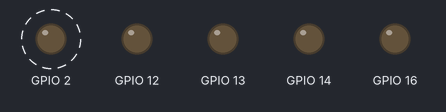
A sketch run on a simulated ESP8266 (NodeMCU). Shown: output pins drawn as LEDs (lit = HIGH). Dashed ring = blinking. WiFi joins after 1.5 s; servers stay silent unless stated.

Above: at 2.4 s.
Timing chart, 0 to 5.8 s (numbered marks = the images above):
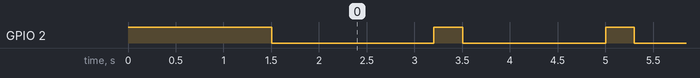

Measured:
- by itself, GPIO 2: alternates HIGH for 0.30 s and LOW for 1.5 s

The sketch:

test-01_motors.ino
```cpp
#include <ESP8266WiFi.h>
#include <ESP8266WiFiMulti.h>

#ifndef STASSID
#define STASSID "abcd"
#define STAPSK  "123456789"
#endif

#define Name "light"

const char* ssid     = STASSID;
const char* password = STAPSK;

const char* host = "192.168.10.128";
const uint16_t port = 3000;

ESP8266WiFiMulti WiFiMulti;

WiFiClient client;
char rec;
bool led = false;;
int distance=0;

void setup() {
  pinMode(12, OUTPUT);
  pinMode(13, OUTPUT);
  pinMode(14, OUTPUT);
  pinMode(16, OUTPUT);
  pinMode(2, OUTPUT);
  digitalWrite(2, 1);
  Serial.begin(115200);

  WiFi.mode(WIFI_STA);
  WiFiMulti.addAP(ssid, password);
  while (WiFiMulti.run() != WL_CONNECTED) delay(500);
  digitalWrite(2, 0);
  while (!client.connect(host, port)) delay(100);
}


void loop() {

  while (!client.connected()){
    digitalWrite(2,1);
    delay(100);
    client.connect(host, port);
  }
  digitalWrite(2,0);
  if(client.available()){
    rec = client.read();
  //  if(rec == 'M'){
  //    Serial.print(rec);
  //    for(int i = 0; i < 19; i++){
  //      rec = client.read();
  //      Serial.print(rec);
  //    }
  //    Serial.print('\n');
  //    while(1){
  //      if(Serial.available() > 0){
  //        if(Serial.read() == 'N') break;
  //      }
  //    }
  //    client.print('N');
  //  }
    // if(rec == 'f'){
    //   client.print(srf(12));
    // }
    // else if(rec == 'b'){
    //   client.print(srf(13));
    // }
    // else if(rec == 'l'){
    //   client.print(srf(14));
    // }
    // else if(rec == 'r'){
    //   client.print(srf(16));
    // }
    Serial.print(rec);
  }
  if(Serial.available() > 0){
    if(Serial.read() == 'N') client.print('N');
  }

}

int srf(int pin){
  pinMode(pin,OUTPUT);
  digitalWrite(pin,1);
  delayMicroseconds(10);
  digitalWrite(pin,0);
  pinMode(pin,INPUT);
  return(pulseIn(pin, 1)*0.034/2);
}
```
